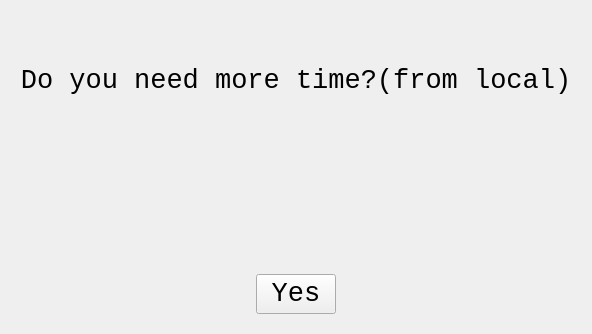
<?xml version="1.0" encoding="UTF-8"?>
<ui version="4.0">
 <class>Input_Dialog</class>
 <widget class="QDialog" name="Input_Dialog">
  <property name="geometry">
   <rect>
    <x>0</x>
    <y>0</y>
    <width>556</width>
    <height>334</height>
   </rect>
  </property>
  <property name="mouseTracking">
   <bool>false</bool>
  </property>
  <property name="windowTitle">
   <string>Dialog</string>
  </property>
  <layout class="QGridLayout" name="gridLayout">
   <item row="0" column="1">
    <widget class="QStackedWidget" name="stackedWidget">
     <property name="font">
      <font>
       <family>Consolas</family>
       <pointsize>20</pointsize>
      </font>
     </property>
     <property name="currentIndex">
      <number>4</number>
     </property>
     <widget class="QWidget" name="Employee">
      <layout class="QGridLayout" name="gridLayout_2">
       <item row="0" column="0" colspan="2">
        <layout class="QVBoxLayout" name="verticalLayout">
         <item>
          <layout class="QHBoxLayout" name="horizontalLayout">
           <item>
            <widget class="QLabel" name="Employee_Name_Label">
             <property name="text">
              <string>Full Name:</string>
             </property>
            </widget>
           </item>
           <item>
            <widget class="QLineEdit" name="Employee_Name_edit"/>
           </item>
          </layout>
         </item>
         <item>
          <layout class="QHBoxLayout" name="horizontalLayout_4">
           <item>
            <widget class="QLabel" name="Employee_Pin_Label">
             <property name="text">
              <string>PIN(4-digits):</string>
             </property>
            </widget>
           </item>
           <item>
            <widget class="QLineEdit" name="Employee_Pin_Edit"/>
           </item>
          </layout>
         </item>
         <item>
          <layout class="QHBoxLayout" name="horizontalLayout_3">
           <item>
            <widget class="QLabel" name="Employee_Wage_Label">
             <property name="text">
              <string>Wage:</string>
             </property>
            </widget>
           </item>
           <item>
            <widget class="QSpinBox" name="Employee_Wage_spinBox">
             <property name="minimum">
              <number>10</number>
             </property>
             <property name="maximum">
              <number>50</number>
             </property>
             <property name="singleStep">
              <number>5</number>
             </property>
            </widget>
           </item>
          </layout>
         </item>
         <item>
          <layout class="QHBoxLayout" name="horizontalLayout_2">
           <item>
            <widget class="QCheckBox" name="Employee_Admin_CheckBox">
             <property name="text">
              <string>Admin</string>
             </property>
            </widget>
           </item>
          </layout>
         </item>
        </layout>
       </item>
       <item row="1" column="0">
        <widget class="QPushButton" name="Employee_Finished">
         <property name="text">
          <string>Finished</string>
         </property>
        </widget>
       </item>
       <item row="1" column="1">
        <widget class="QPushButton" name="Employee_Cancel">
         <property name="text">
          <string>Cancel</string>
         </property>
        </widget>
       </item>
      </layout>
     </widget>
     <widget class="QWidget" name="Project">
      <layout class="QVBoxLayout" name="verticalLayout_2">
       <item>
        <spacer name="verticalSpacer">
         <property name="orientation">
          <enum>Qt::Vertical</enum>
         </property>
         <property name="sizeHint" stdset="0">
          <size>
           <width>20</width>
           <height>40</height>
          </size>
         </property>
        </spacer>
       </item>
       <item>
        <layout class="QHBoxLayout" name="horizontalLayout_5">
         <item>
          <widget class="QLabel" name="Project_Project_Name">
           <property name="text">
            <string>Project Name:</string>
           </property>
          </widget>
         </item>
         <item>
          <widget class="QLineEdit" name="Project_Project_Edit"/>
         </item>
        </layout>
       </item>
       <item>
        <spacer name="verticalSpacer_2">
         <property name="orientation">
          <enum>Qt::Vertical</enum>
         </property>
         <property name="sizeHint" stdset="0">
          <size>
           <width>20</width>
           <height>40</height>
          </size>
         </property>
        </spacer>
       </item>
       <item>
        <layout class="QHBoxLayout" name="horizontalLayout_6">
         <item>
          <widget class="QPushButton" name="Project_Finished">
           <property name="text">
            <string>Finished</string>
           </property>
          </widget>
         </item>
         <item>
          <widget class="QPushButton" name="Project_Cancel">
           <property name="text">
            <string>Cancel</string>
           </property>
          </widget>
         </item>
        </layout>
       </item>
      </layout>
     </widget>
     <widget class="QWidget" name="Item">
      <layout class="QGridLayout" name="gridLayout_3">
       <item row="0" column="0">
        <layout class="QVBoxLayout" name="verticalLayout_3">
         <item>
          <widget class="QComboBox" name="Item_Combo_0"/>
         </item>
         <item>
          <spacer name="verticalSpacer_7">
           <property name="orientation">
            <enum>Qt::Vertical</enum>
           </property>
           <property name="sizeHint" stdset="0">
            <size>
             <width>20</width>
             <height>40</height>
            </size>
           </property>
          </spacer>
         </item>
         <item>
          <widget class="QComboBox" name="Item_Combo_1"/>
         </item>
         <item>
          <spacer name="verticalSpacer_5">
           <property name="orientation">
            <enum>Qt::Vertical</enum>
           </property>
           <property name="sizeHint" stdset="0">
            <size>
             <width>20</width>
             <height>40</height>
            </size>
           </property>
          </spacer>
         </item>
         <item>
          <widget class="QComboBox" name="Item_Combo_2"/>
         </item>
         <item>
          <spacer name="verticalSpacer_4">
           <property name="orientation">
            <enum>Qt::Vertical</enum>
           </property>
           <property name="sizeHint" stdset="0">
            <size>
             <width>20</width>
             <height>40</height>
            </size>
           </property>
          </spacer>
         </item>
         <item>
          <widget class="QComboBox" name="Item_Combo_3"/>
         </item>
         <item>
          <spacer name="verticalSpacer_3">
           <property name="orientation">
            <enum>Qt::Vertical</enum>
           </property>
           <property name="sizeHint" stdset="0">
            <size>
             <width>20</width>
             <height>40</height>
            </size>
           </property>
          </spacer>
         </item>
         <item>
          <layout class="QHBoxLayout" name="horizontalLayout_10">
           <item>
            <layout class="QHBoxLayout" name="horizontalLayout_8">
             <item>
              <widget class="QLabel" name="Item_Time_Label">
               <property name="text">
                <string>Est. Time</string>
               </property>
              </widget>
             </item>
             <item>
              <widget class="QSpinBox" name="Item_Time_Spin">
               <property name="maximum">
                <number>5000</number>
               </property>
               <property name="singleStep">
                <number>5</number>
               </property>
              </widget>
             </item>
            </layout>
           </item>
           <item>
            <layout class="QHBoxLayout" name="horizontalLayout_7">
             <item>
              <widget class="QLabel" name="Item_Cost_Label">
               <property name="text">
                <string>Est. Cost</string>
               </property>
              </widget>
             </item>
             <item>
              <widget class="QSpinBox" name="Item_Cost_Spin">
               <property name="maximum">
                <number>100000</number>
               </property>
               <property name="singleStep">
                <number>100</number>
               </property>
              </widget>
             </item>
            </layout>
           </item>
          </layout>
         </item>
         <item>
          <spacer name="verticalSpacer_6">
           <property name="orientation">
            <enum>Qt::Vertical</enum>
           </property>
           <property name="sizeHint" stdset="0">
            <size>
             <width>20</width>
             <height>40</height>
            </size>
           </property>
          </spacer>
         </item>
         <item>
          <layout class="QHBoxLayout" name="horizontalLayout_11">
           <item>
            <widget class="QPushButton" name="Item_Finish">
             <property name="text">
              <string>Finished</string>
             </property>
            </widget>
           </item>
           <item>
            <widget class="QPushButton" name="Item_Cancel">
             <property name="text">
              <string>Cancel</string>
             </property>
            </widget>
           </item>
          </layout>
         </item>
        </layout>
       </item>
      </layout>
     </widget>
     <widget class="QWidget" name="Timeout">
      <layout class="QVBoxLayout" name="verticalLayout_4">
       <item>
        <widget class="QLabel" name="Timeout_label1">
         <property name="layoutDirection">
          <enum>Qt::LeftToRight</enum>
         </property>
         <property name="text">
          <string>Do you need more time?(from main)</string>
         </property>
         <property name="alignment">
          <set>Qt::AlignCenter</set>
         </property>
        </widget>
       </item>
       <item>
        <widget class="QLabel" name="Timeout_label_time">
         <property name="text">
          <string/>
         </property>
         <property name="alignment">
          <set>Qt::AlignCenter</set>
         </property>
        </widget>
       </item>
       <item>
        <layout class="QHBoxLayout" name="horizontalLayout_9">
         <item>
          <spacer name="horizontalSpacer">
           <property name="orientation">
            <enum>Qt::Horizontal</enum>
           </property>
           <property name="sizeHint" stdset="0">
            <size>
             <width>40</width>
             <height>20</height>
            </size>
           </property>
          </spacer>
         </item>
         <item>
          <widget class="QPushButton" name="Timeout_button_yes">
           <property name="text">
            <string>Yes</string>
           </property>
          </widget>
         </item>
         <item>
          <spacer name="horizontalSpacer_2">
           <property name="orientation">
            <enum>Qt::Horizontal</enum>
           </property>
           <property name="sizeHint" stdset="0">
            <size>
             <width>40</width>
             <height>20</height>
            </size>
           </property>
          </spacer>
         </item>
        </layout>
       </item>
      </layout>
     </widget>
     <widget class="QWidget" name="Timeout2">
      <layout class="QVBoxLayout" name="verticalLayout_9">
       <item>
        <widget class="QLabel" name="Timeout2_label1">
         <property name="text">
          <string>Do you need more time?(from local)</string>
         </property>
         <property name="alignment">
          <set>Qt::AlignCenter</set>
         </property>
        </widget>
       </item>
       <item>
        <widget class="QLabel" name="Timeout2_label_time">
         <property name="text">
          <string/>
         </property>
         <property name="alignment">
          <set>Qt::AlignCenter</set>
         </property>
        </widget>
       </item>
       <item>
        <layout class="QHBoxLayout" name="horizontalLayout_23">
         <item>
          <spacer name="horizontalSpacer_6">
           <property name="orientation">
            <enum>Qt::Horizontal</enum>
           </property>
           <property name="sizeHint" stdset="0">
            <size>
             <width>40</width>
             <height>20</height>
            </size>
           </property>
          </spacer>
         </item>
         <item>
          <widget class="QPushButton" name="Timeout2_button_yes">
           <property name="text">
            <string>Yes</string>
           </property>
          </widget>
         </item>
         <item>
          <spacer name="horizontalSpacer_5">
           <property name="orientation">
            <enum>Qt::Horizontal</enum>
           </property>
           <property name="sizeHint" stdset="0">
            <size>
             <width>40</width>
             <height>20</height>
            </size>
           </property>
          </spacer>
         </item>
        </layout>
       </item>
      </layout>
     </widget>
    </widget>
   </item>
  </layout>
 </widget>
 <resources/>
 <connections/>
</ui>
